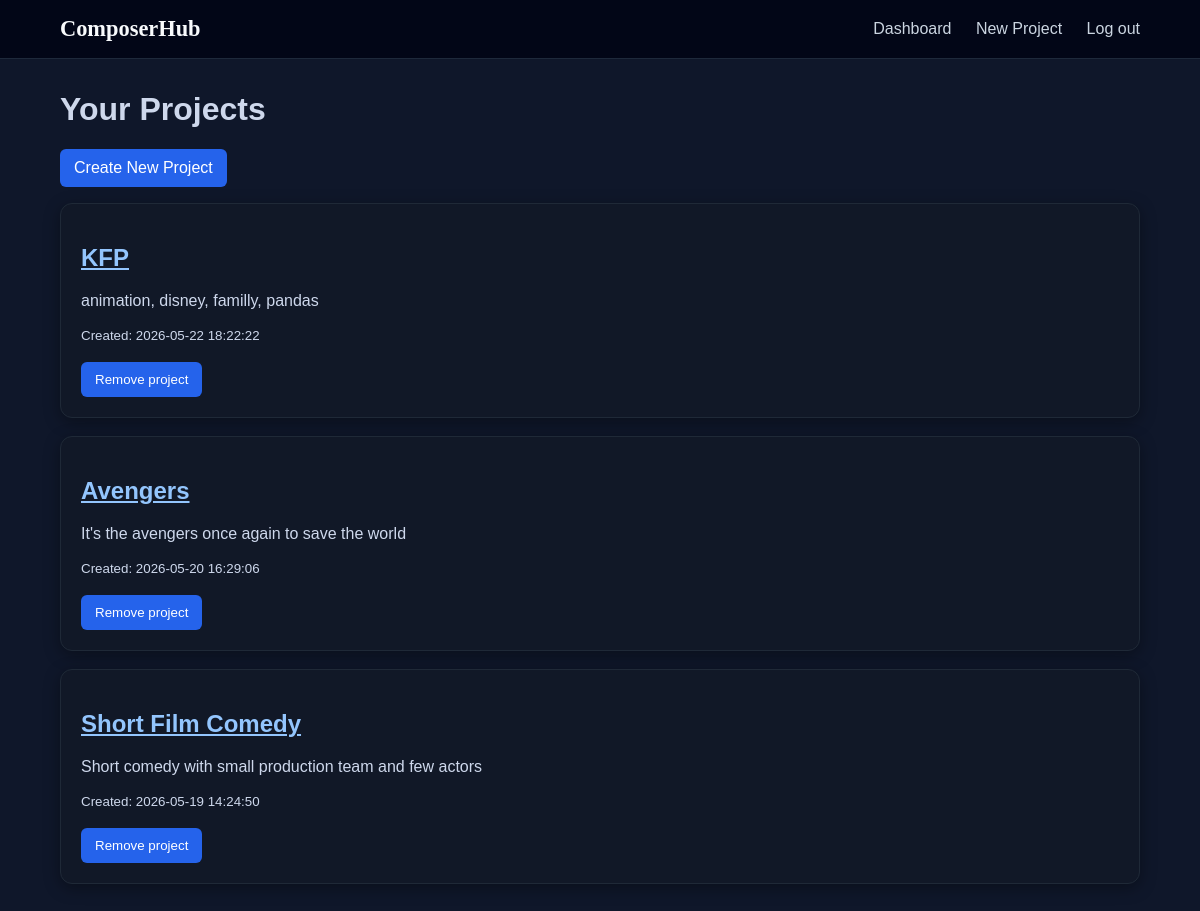
The app's page /dashboard (signed in) with its own data.
### tables this page shows
CREATE TABLE projects (
    id INTEGER PRIMARY KEY AUTOINCREMENT,
    user_id INTEGER NOT NULL,
    title TEXT NOT NULL,
    description TEXT,
    created_at TIMESTAMP DEFAULT CURRENT_TIMESTAMP,
    FOREIGN KEY(user_id) REFERENCES users(id)
);

### app.py (the view)
@app.route("/dashboard")
def dashboard():
    if "user_id" not in session:
        return redirect("/login")
    conn = get_db_connection()
    projects = conn.execute(
        "SELECT * FROM projects WHERE user_id = ? ORDER BY created_at DESC",
        (session["user_id"],)
    ).fetchall()
    conn.close()
    return render_template("dashboard.html", projects=projects)

### app.py (called while the page is built)
def get_db_connection():
    conn = sqlite3.connect("composerhub.db")
    conn.row_factory = sqlite3.Row
    return conn

### templates/dashboard.html
{% extends "layout.html" %}
{% block main %}
    <h1>Your Projects</h1>
    <p>
        <a class="button" href="/new_project">Create New Project</a>
    </p>
    {% if projects %}
        {% for project in projects %}
            <div class="card">
                <h2>
                    <a href="/project/{{ project['id'] }}">
                        {{ project["title"] }}
                    </a>
                </h2>
                <p>{{ project["description"] }}</p>
                <small>Created: {{ project["created_at"] }}</small>
                <br><br>
                <form
                    action="/project/{{ project['id'] }}/delete"
                    method="post"
                    data-title="{{ project['title'] }}"
                    onsubmit="return confirmProjectDelete(this);"
                >
                    <button type="submit">Remove project</button>
                </form>
            </div>
        {% endfor %}
    {% else %}
        <p>No projects yet.</p>
    {% endif %}
{% endblock %}

### static/styles.css (style rules this page uses)
body { margin: 0; font-family: Arial, Helvetica, sans-serif; background: #0f172a; color: #ced8ec; }
.card, .cue-card, .flash-box { background: #111827; border: 1px solid #1f2937; border-radius: 12px; padding: 20px; box-shadow: 0 4px 16px rgba(0, 0, 0, 0.35); }
.card { margin-bottom: 18px; }
.button, button { display: inline-block; background: #2563eb; color: white; padding: 10px 14px; border-radius: 6px; border: none; text-decoration: none; cursor: pointer; transition: background 0.2s ease; }
a { color: #93c5fd; }

### records on screen
projects: title "KFP", description "animation, disney, familly, pandas", created_at "2026-05-22 18:22:22"
projects: title "Avengers", description "It's the avengers once again to save the world", created_at "2026-05-20 16:29:06"
projects: title "Short Film Comedy", description "Short comedy with small production team and few actors", created_at "2026-05-19 14:24:50"
